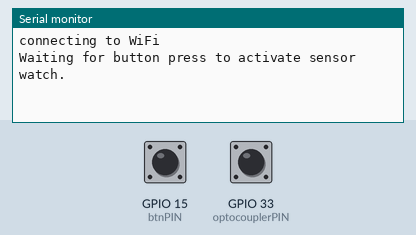
Recording of a sketch running on a simulated ESP32. Parts: the last lines printed to the serial monitor. Inputs (shaded band) come from the test bench; at power-on: GPIO 15 (btnPIN) HIGH, GPIO 33 (optocouplerPIN) HIGH.

Above: at 1.2 s.
1.3 s: GPIO 15 (btnPIN) pulled LOW for 0.15 s
At 2.5 s:
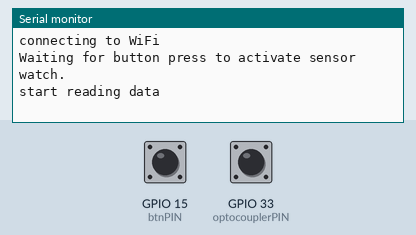
2.9 s: GPIO 33 (optocouplerPIN) pulled LOW for 0.15 s
At 3.4 s:
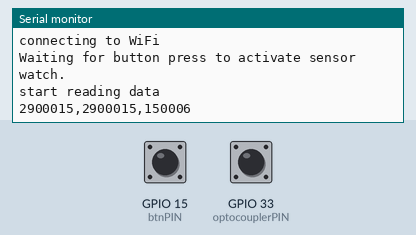
4.5 s: GPIO 15 (btnPIN) pulled LOW for 1 s
At 5.1 s:
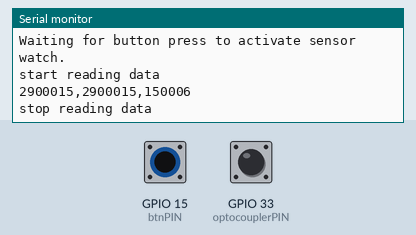
7.0 s: GPIO 33 (optocouplerPIN) pulled LOW for 1 s
At 8.9 s:
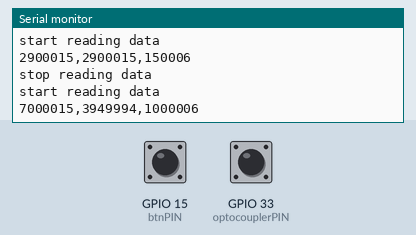

The sketch:

ESP32_optocoupler.ino
```cpp
/*
 ESP32_optocoupler.ino
 Requirements:
  1. Hardware: ESP32, tower style optocoupler with GND, 3,3 V VCC,  digital output pins, and momentary button.
  2. libraries: ESPTime, SPI

 At startup ESP32 is waiting for interrupt on GPIO15 from button to start the interrupt to trigger data reading on the
 sensor data pin on GPIO33 with internal pullup resistor.
  Keep in mind: An interrupt should have no time reading functions, e.g., millis() or micros(). Initially, did this and
  time data was often corrupted.
  Data dumping to micro sdcard is here, but all commented out.
 */

 #include <WiFi.h>
 #include "time.h"
 #include "sys/time.h"

 #define optocouplerPIN 33
 #define btnPIN 15

/*
#include<SPI.h>
#include<sd.h>
#include <FS.h>
#define SD_CS_PIN  6
//In case you want to change the default SPI pins (e.g. for ESP32), uncomment and adjust:
#define MOSI_PIN 13 //22
#define MISO_PIN 12 //17
#define SCK_PIN 14 //16
//If you use an ESP8266, the standard CS Pin (e.g. D8/GPIO15 on a WEMOS D1 mini or NodeMCU) might not work since the CS pin of
//  the ADXL345 has a pull-up resistor on most modules. If D8 is high at reset, the ESP8266 will not boot. In that case choose a
//  different pin as CS!

bool spi = true;    // flag indicating that SPI shall be used
char filename(16);
bool readstart;
char outbuffer = 512; //stand sd buffer size
*/
volatile boolean triggered;
int t_start;
int t_old;
int t_jump;
byte attempts;
char timestr[32];
 boolean in_cycle;
 boolean readState; //set to one to start reading and 0 to dump data. Can toggle as needed.
unsigned int lastButtonTime = 0;
int debounceTime = 300;
char buf[40];
char timebuf[8];
volatile boolean between_cycles;
volatile int t_final;
int tdiff;

//int bedTimes[400][3]; // Array to hold data

// ******************INTERNET CONNECTION STUFF*****************************************
const char* ssid     = "NETGEAR99";      //"<REPLASE_YOUR_WIFI_SSID>"
const char* password = "cloudycream347"; //<REPLASE_YOUR_WIFI_PASSWORD>"
//*******************END INTERNET CONNECTION STUFF*************************************

//********************TIME RELATED VARIABLES*****************************************
const char* ntpServer = "pool.ntp.org";
const long  gmtOffset_sec = -6*3600; //CST time offset
const int   daylightOffset_sec = 3600;
struct tm timeinfo; //output from time.h
struct timeval tv_now;
//******************END TIME RELATED VARIABLES*******************************************

void btn_state(){
  if (readState == false) {
    Serial.println("start reading data");
    readState = true;
  }
  else if (readState == true) {
  Serial.println("stop reading data");
  readState = false;
  }
}

void IRAM_ATTR btnInterrupt() {
 //btn was pressed
  unsigned long currentTime = millis();
  if (currentTime - lastButtonTime >= debounceTime) {
    lastButtonTime = currentTime;
    btn_state();
    }
}

void dump_data() {
  if (readState) {
    // optocoupler obstacle in puath = lOW, start reading. No obstacle output HIGH; stop reading
    if(digitalRead(optocouplerPIN) == LOW) {
      t_start = esp_timer_get_time();
      in_cycle = true;
      between_cycles = false;
    }
     // light not blocked so pin HIGH; data read finished.
    else if (digitalRead(optocouplerPIN) == HIGH) {
      t_old = t_final;
      t_final = esp_timer_get_time();
      in_cycle = false;
      if ((!in_cycle) && (!between_cycles)) {
        //Prevent multiple entries.
        between_cycles = true;
        triggered = false; //reset the sensor trigger
        //bypassed to improve timing
        // gettimeofday(&tv_now, NULL);
        //int64_t time_us = (int64_t)tv_now.tv_sec * 1000000L + (int64_t)tv_now.tv_usec;
        //getLocalTime(&timeinfo); // Must do to get current time
        //strftime(timebuf, sizeof(timebuf), "%M:%S", &timeinfo);
        t_jump = t_start - t_old;
        tdiff = t_final-t_start;
        print_data();
      }
    }
  }
}

void print_data() {
  //snprint would work, but takes more time to process; Is safer in that no buffer overruns, just terminates output.
  sprintf(buf, "%ld,%ld,%ld",t_start,t_jump,tdiff);
  Serial.println(buf);
}

void IRAM_ATTR sensorInterrupt() {
    // Execute reads if btn readState true
   triggered = true;
   dump_data();
}

void setup() {
  Serial.begin(115200);
  //connect to WiFi
  Serial.println("connecting to WiFi");
 /*
  attempts = 0;
  'WiFi.mode(WIFI_STA);
  'WiFi.begin(ssid, password);
  //Connect to router/lan
  //allow up to 10 attempts to connect  @ 250ms = 5s to get connected.
  'while ((WiFi.status() != WL_CONNECTED) && (attempts <= 20)) {
  '  delay(500); //may be less, but play it safe
   ' Serial.print(".");
   ' ++attempts;
    '}
    //Connection not established in 10s, stop.
  if (WL_CONNECTED) {
    Serial.print(" CONNECTED IN ");
  Serial.print(attempts);
  Serial.println(" attempts.");
    //init and get the time
    Serial.println("Getting time");
    configTime(gmtOffset_sec, daylightOffset_sec, ntpServer);
    if(!getLocalTime(&timeinfo)){
      Serial.println("Failed to obtain time");
    }
    Serial.println(&timeinfo, "%A, %B %d %Y %H:%M:%S");
    strftime(timestr, sizeof timestr, "%Y.%m.%d:%H.%M.%S", &timeinfo);
    Serial.println(timestr);
    }
   else {
      Serial.println("Failed to Connect to router; using default date");
   }
  */
   pinMode(btnPIN, INPUT_PULLUP); // assume using ESP32 PULLUP internal pin.
   //With internal pullup pin->btn->GMD button will go low on press.
   attachInterrupt(btnPIN, btnInterrupt, CHANGE); //RISING TO MINIMIZE BOUNCE ISSUES.

   //SET THE SENSOR WATCH
   readState = false;
   in_cycle = false;
   pinMode(optocouplerPIN, INPUT);
  //attach coupler interrupt, look for change
  attachInterrupt(optocouplerPIN, sensorInterrupt, CHANGE); // Attach the interrupt
  /*
  //Deal with sdcard
  if (!sd.init(){
    Serial.print("SD CARD not connected");
  }
  ////create a sequential file name: data00x.csv; open it for continuous input.
  getFilename();
  Serial.print("File name created: ");
  Serial.println(filename);
  File acelFile;
  acelFile = SD.open(filename, FILE_WRITE);
  read_start =  0;
  */
  /*works here
  time(&now);
  localtime_r(&now, &timeinfo);
  strftime(timebuf, sizeof(timebuf),"%M:%S",&timeinfo);
  Serial.println(timebuf);
  */
  Serial.println("Waiting for button press to activate sensor watch.");
}

 void loop() {
}

/*

void writeDataToSD(long t, float x, float y, float z) {
  // Open a file on the SD card
  //File acelFile;
  //acelFile = SD.open("accel_data.txt", FILE_WRITE);

  // If the file opened successfully, write the data
  if (acelFile) {
    snprintf(outbuffer, 256, "%d,%d,%d,%d", t, x, y, z,);
  acelFile.println(outbuffer); //for continuoud on one line use acelFile.print()
   } else {
    // Handle error if the file could not be opened
    Serial.println("Failed to open file");
  }
}

void appendFile(fs::FS &fs, const char * path, const char * message){
  Serial.printf("Appending to file: %s\n", path);
  File file = fs.open(path, FILE_APPEND);
  if(!file){
    Serial.println("Failed to open file for appending");
    write_fail = true;
    return;
  }
  //save message
  if(file.println(message)){
      Serial.println("Data appended");
  } else {
    Serial.println("Append failed");
    write_fail = true;
  }
  //close file to ensure file integrity when stopping.
  file.close();
}

void getFilename(){
  int n = 0;
  char slsh[2] = "/";
  char fname[16];
  snprintf(fname, sizeof(fname), "/data%03d.csv", n); // includes a three-digit sequence number in the file name
  Serial.print("in getFilename; start name:");
  Serial.println(fname);
  while(SD.exists(fname)) {
    n++;
    snprintf(fname, sizeof(fname), "/data%03d.csv", n);
  }
  strcpy(filename,slsh);
  strcat(filename,fname);
  Serial.print("filename is now:");
  Serial.println(filename);
}

void listDir(fs::FS &fs, const char * dirname, uint8_t levels){
  Serial.printf("Listing directory: %s\n", dirname);

  File root = fs.open(dirname);
  if(!root){
    Serial.println("Failed to open directory");
    return;
  }
  if(!root.isDirectory()){
    Serial.println("Not a directory");
    return;
  }

  File file = root.openNextFile();
  while(file){
    if(file.isDirectory()){
      Serial.print("  DIR : ");
      Serial.println(file.name());
      if(levels){
        listDir(fs, file.name(), levels -1);
      }
    } else {
      Serial.print("  FILE: ");
      Serial.print(file.name());
      Serial.print("  SIZE: ");
      Serial.println(file.size());
    }
     file = root.openNextFile();
  }
)
*/
  
```

Measured:
- after the input at 1.3 s, the serial monitor: prints a new line at once (image 1)
- after the input at 2.9 s, the serial monitor: prints a new line after 0.15 s (image 2)
- after the input at 4.5 s, the serial monitor: prints a new line at once (image 3)
- after the input at 7.0 s, the serial monitor: prints a new line after 1.0 s (image 4)
